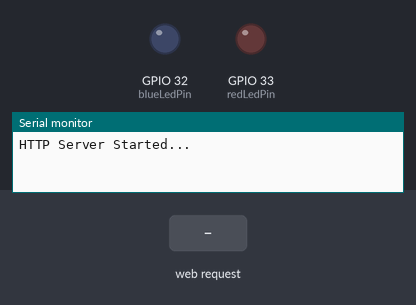
Bench run of a sketch on a simulated ESP32. On the bench: output pins drawn as LEDs (lit = HIGH), the last lines printed to the serial monitor. The inputs (shaded band) are chosen by the test bench.

Above: at 2.2 s.
2.3 s: HTTP request GET /led1on received
At 3.4 s:
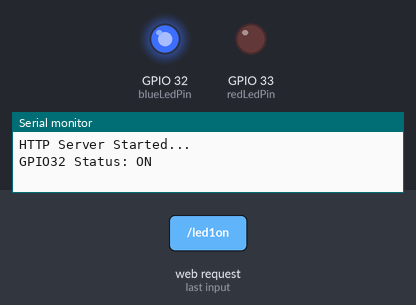
3.8 s: HTTP request GET /led2on received
At 4.5 s:
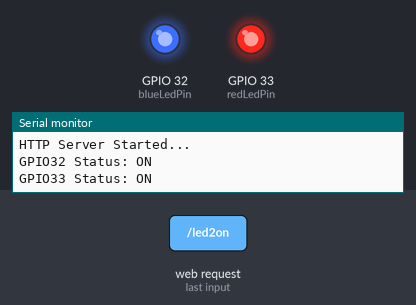
5.3 s: HTTP request GET /led1off received
At 5.7 s:
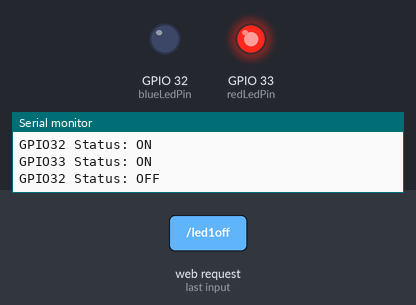
6.8 s: HTTP request GET /led2off received
At 8.0 s:
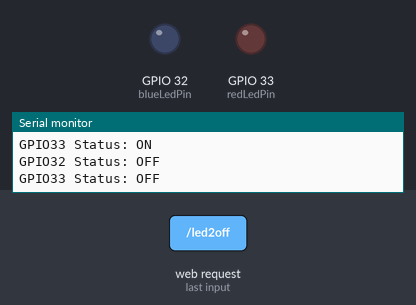
Timing chart, 0 to 9.3 s (numbered marks = the images above; inputs shaded):
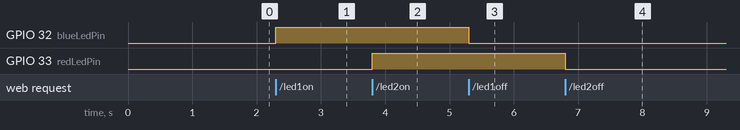

The sketch:

WebServer_APmode.ino
```cpp
#include <WiFi.h>
#include <WebServer.h>

#define ssid "ESP32_AP"
#define password "5555"
#define blueLedPin 32
#define redLedPin 33
IPAddress local_ip(192,168,1,15);
IPAddress gateway(192,168,1,15);
IPAddress subnet(255,255,255,0);
WebServer server(80);

bool LED1status = LOW;
bool LED2status = LOW;

void setup() {
  Serial.begin(115200);
  pinMode(blueLedPin, OUTPUT);
  pinMode(redLedPin, OUTPUT);

  WiFi.softAP(ssid,password);
  WiFi.softAPConfig(local_ip,gateway,subnet);
  delay(1000);

  server.on("/", handle_OnConnect);
  server.on("/led1on", handle_led1on);
  server.on("/led1off", handle_led1off);
  server.on("/led2on", handle_led2on);  // Updated URL
  server.on("/led2off", handle_led2off);  // Updated URL
  server.onNotFound(handle_NotFound);
  server.begin();
  Serial.println("HTTP Server Started...");
}

void loop() {
  server.handleClient();
  if (LED1status) {
    digitalWrite(blueLedPin, HIGH);
  } else {
    digitalWrite(blueLedPin, LOW);
  }

  if (LED2status) {
    digitalWrite(redLedPin, HIGH);
  } else {
    digitalWrite(redLedPin, LOW);
  }
}

void handle_OnConnect() {
  LED1status = LOW;
  LED2status = LOW;
  Serial.println("GPIO32 Status: OFF | GPIO33 Status: OFF");
  server.send(200, "text/html", SendHTML());
}

void handle_led1on() {
  LED1status = HIGH;
  Serial.println("GPIO32 Status: ON");
  server.send(200, "text/html", SendHTML());
}

void handle_led1off() {
  LED1status = LOW;
  Serial.println("GPIO32 Status: OFF");
  server.send(200, "text/html", SendHTML());
}

void handle_led2on() {
  LED2status = HIGH;
  Serial.println("GPIO33 Status: ON");
  server.send(200, "text/html", SendHTML());
}

void handle_led2off() {
  LED2status = LOW;
  Serial.println("GPIO33 Status: OFF");
  server.send(200, "text/html", SendHTML());
}

void handle_NotFound() {
  server.send(404, "text/plain", "Not found");
}

String SendHTML() {
  String ptr = "<!DOCTYPE html> <html>\n";
  ptr +="<head><meta name=\"viewport\" content=\"width=device-width, initial-scale=1.0, user-scalable=no\">\n";
  ptr +="<title>LED Control</title>\n";
  ptr +="<style>html { font-family: Helvetica; display: inline-block; margin: 0px auto; text-align: center;}\n";
  ptr +="body{margin-top: 50px;} h1 {color: #444444;margin: 50px auto 30px;} h3 {color: #444444;margin-bottom: 50px;}\n";
  ptr +=".button {display: block;width: 80px;background-color: #3498db;border: none;color: white;padding: 13px 30px;text-decoration: none;font-size: 25px;margin: 0px auto 35px;cursor: pointer;border-radius: 4px;}\n";
  ptr +=".button-on {background-color: #3498db;}\n";
  ptr +=".button-on:active {background-color: #2980b9;}\n";
  ptr +=".button-off {background-color: #34495e;}\n";
  ptr +=".button-off:active {background-color: #2c3e50;}\n";
  ptr +="p {font-size: 14px;color: #888;margin-bottom: 10px;}\n";
  ptr +="</style>\n";
  ptr +="</head>\n";
  ptr +="<body>\n";
  ptr +="<h1>ESP32 Web Server</h1>\n";
  ptr +="<h3>Using Access Point(AP) Mode</h3>\n";
  ptr +="<h4> Created by Oguzhan Kaygusuz </h4>\n";

  if (LED1status) {
    ptr +="<p>LED1 Status: ON</p><a class=\"button button-off\" href=\"/led1off\">OFF</a>\n";
  } else {
    ptr +="<p>LED1 Status: OFF</p><a class=\"button button-on\" href=\"/led1on\">ON</a>\n";
  }

  if (LED2status) {
    ptr +="<p>LED2 Status: ON</p><a class=\"button button-off\" href=\"/led2off\">OFF</a>\n";
  } else {
    ptr +="<p>LED2 Status: OFF</p><a class=\"button button-on\" href=\"/led2on\">ON</a>\n";
  }

  ptr +="</body>\n";
  ptr +="</html>\n";
  return ptr;
}
```

Measured:
- after the input at 2.3 s, GPIO 32 (blueLedPin): LOW → HIGH at once
- after the input at 3.8 s, GPIO 33 (redLedPin): LOW → HIGH at once
- after the input at 5.3 s, GPIO 32 (blueLedPin): HIGH → LOW at once
- after the input at 6.8 s, GPIO 33 (redLedPin): HIGH → LOW at once
